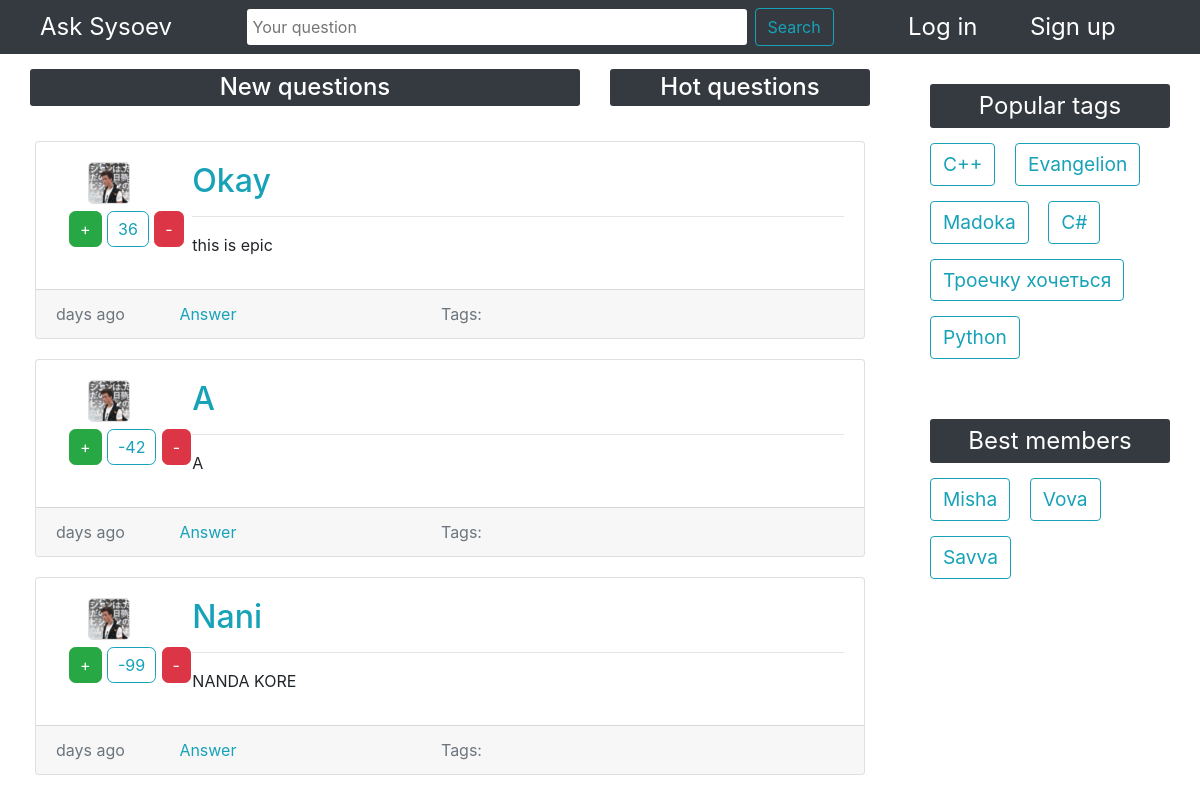
The page /question/ on the database its author committed.
### questions/models.py (models this page shows)
class Question(models.Model):
    objects = ModelManagerQuestion()
    title = models.CharField(max_length=20)
    description = models.TextField(max_length=600)
    author = models.ForeignKey(to="Profile", on_delete=models.SET_NULL, null=True)
    tags = models.ManyToManyField('Tag', blank=True)
    votes = GenericRelation(to="LikeDislike", related_query_name='questions')
    datetime = models.DateTimeField(default=datetime.now)

class Profile(AbstractUser):
    nickname = models.CharField(max_length=20, unique=True)
    avatar_path = models.FileField(upload_to="uploads/%Y/%m/%d/")

### questions/views.py (the view)
# urls.py: path('', views.MainPage.as_view(), name='main_page'),
class MainPage(View):
    template_name = 'index.html'
    def get(self, request):
        question_list = Question.objects.get_list()
        visible_questions = paginate(question_list, request, settings.QUEST_PER_PAGE)
        context = {'questions': visible_questions, 'popular_tags': popular_tags,
                   'best_members': best_members, 'user': request.user, 'mode': 'new'}
        return render(request, self.template_name, context)

### questions/managers.py (called while the page is built)
    def get_list(self):
        return self.annotate(answer_count=Count('answers')).order_by()[::-1]

    def sum_rating(self):
        return self.get_queryset().aggregate(Sum('vote')).get('vote__sum') or 0

### questions/views.py (called while the page is built)
def paginate(objects, request, amount):
    paginator = Paginator(objects, amount)
    page = request.GET.get('page')
    return paginator.get_page(page)

### questions/templates/index.html (shortened to what this page needs)
{% extends "post_list.html" %}
{% block posts_top %}
    <div class="container-fluid">
        <div class="row">
            <div class="col-md-8">
                <h2 class="sidebar-header">
                    {% if mode == "new" %}
                        New questions
                    {% else %}
                        Hot questions
                    {% endif %}
                </h2>
            </div>
            <div class="col-md-4">
                {% if mode == "new" %}
                    <a href="{% url 'hot_page' %}"><h2 class="sidebar-header">Hot questions</h2></a>
                {% else %}
                    <a href="{% url 'main_page' %}"><h2 class="sidebar-header">New questions</h2></a>
                {% endif %}
            </div>
        </div>
    </div>
{% endblock %}

### questions/templates/post_list.html
{% extends "pagination.html" %}
{% block posts %}
    {% block posts_top %}
    {% endblock %}
    {% for post in questions %}
        {% include "show_post.html" %}
    {% endfor %}
{% endblock %}

### questions/templates/pagination.html (shortened to what this page needs)
{% extends "base_with_sidebars.html" %}
{% block content %}
    {% block posts %}
    {% endblock %}
    {% block pagination %}
            {% load bootstrap4 %}
    {% endblock %}
{% endblock %}

### questions/templates/base_with_sidebars.html (shortened to what this page needs)
{% extends "base_2col.html" %}
{% block sidebar %}
    <div class ="sidebar-block">
        <div class="sidebar-header">
            Popular tags
        </div>
        {% for tag in popular_tags %}
            <a href="{% url 'tag_page' tag_name=tag %}" style="display: inline-block">
                <div class="tag tag-outline-info">
                    {{ tag }}
                </div>
            </a>
        {% endfor %}
    </div>
    <div class="sidebar-block">
        <div class="sidebar-header">
            Best members
        </div>
        {% load static %}
        {% for member in best_members %}
             <div style="display: inline-block">
                 <div class="tag tag-outline-info">
                      {{ member }}
                 </div>
             </div>
        {% endfor %}
    </div>
{% endblock %}
{% block user %}
    {% include "user_module.html" %}
{% endblock %}

### questions/templates/base_2col.html (shortened to what this page needs)
{% extends "base.html" %}
{% block body %}
    <div class="container-fluid">
        <div class="row">
            <div class="col-lg-9">
                {% block content %}
                {% endblock %}
            </div>
            <div class="col-lg-3">
                {% block sidebar %}
                {% endblock %}
            </div>
        </div>
    </div>
{% endblock %}

### questions/templates/base.html (shortened to what this page needs)
<!doctype html>
<html lang="en">
    <head>
        {% load static %}
        <link rel="stylesheet" href="{% static "styles.css" %}">
        <link rel="stylesheet" href="{% static "css/bootstrap.min.css" %}">
    </head>
    <body>
        <nav class="navbar  bg-dark">
            <a href="{% url 'main_page' %}">
                <div class="my-navbar-text"> Ask Sysoev</div>
            </a>
            <div  class="mx-auto">
                <form class="form-inline">
                    <input class="mr-sm-2 input-form input-form-sizing" type="search" placeholder="Your question" aria-label="Search">
                    <button class="btn btn-outline-info my-2 my-sm-0" type="submit">Search</button>
                </form>
            </div>
            {% block user %}
            {% endblock %}
        </nav>
        <div style="width: 100%">
            {% block body %}
            {% endblock %}
        </div>
    </body>
</html>

### questions/templates/user_module.html
{% load static %}
<div class="avatar-group">
    {% if user.is_authenticated and user.is_active %}
        {% with user as user %}
            <a href="{% url 'settings_page' %}"><div class="my-navbar-text"><img class="smaller-user-pic" src="{% static "35.png" %}"> {{ user.nickname }}</div></a>
        {% endwith %}
    {% else %}
        {% with user as user %}
            <a href="{% url 'login' %}"> <div class="my-navbar-text"> Log in </div> </a>
            <a href="{% url 'signup_page' %}"> <div class="my-navbar-text"> Sign up </div> </a>
        {% endwith %}
    {% endif %}
</div>

### questions/templates/show_post.html (shortened to what this page needs)
{% extends "show_answer.html" %}
{% block post_title %}
    <h5 class="card-title">
        <a href="{%  url 'quest_page' question_id=post.id %}" style="color: #17a2b8;"> <h2>{{ post.title }}</h2> </a>
    </h5>
    <hr>
{% endblock %}
{% block bottom %}
    <a href="{%  url 'quest_page' question_id=post.id %}" style="color: #17a2b8; margin-left: 50px;">Answer</a>
    <div class="post-tags ">
        Tags:
    </div>
{% endblock %}

### questions/templates/show_answer.html
<div class="card card-margin">
    <div class="card-body row">
        <div class="col-md-2">
            {% block picture %}
                <img src="{{ post.author.avatar_path.url }}" class="post-avatar mx-auto d-block">
            {% endblock %}
            <div class="tag mx-auto d-block">
                <div class="inline-block tag-no-margin btn-success">+</div>
                <div class="inline-block tag-no-margin tag-outline-info "> {{ post.votes.sum_rating  }}</div>
                <div class="inline-block tag-no-margin btn-danger">-</div>
            </div>
        </div>
        <div class="col-md-10">
            {% block post_title %}
            {% endblock %}
            <p class="card-text">
                {{ post.description }}
            </p>
        </div>
    </div>
    <div class="card-footer text-muted">
        {{ post.time }} days ago
        {% block bottom %}
        {% endblock %}
    </div>
</div>

### questions/static/styles.css (style rules this page uses)
.my-navbar-text { color: white; margin: 0 1.5rem; font-size: x-large; display: inline-block; height: 100%; text-align: center; }
.tag-no-margin { font-size: medium; display: inline-block; font-weight: 400; text-align: center; white-space: nowrap; vertical-align: middle; -webkit-user-select: none; -moz-user-select: none; -ms-user-select: none; user-select: none; border: 1px solid transparent; padding: 5px 10px; line-height: 1.5; border-radius: 0.4rem; transition: color 0.15s ease-in-out, background-color 0.15s ease-in-out, border-color 0.15s ease-in-out, box-shadow 0.15s ease-in-out; }
.tag { margin-bottom: 15px; margin-right: 15px; font-size: larger; display: inline-block; font-weight: 400; text-align: center; white-space: nowrap; vertical-align: middle; -webkit-user-select: none; -moz-user-select: none; -ms-user-select: none; user-select: none; border: 1px solid transparent; padding: 0.375rem 0.75rem; line-height: 1.5; border-radius: 0.25rem; transition: color 0.15s ease-in-out, background-color 0.15s ease-in-out, border-color 0.15s ease-in-out, box-shadow 0.15s ease-in-out; }
@media (min-width: 900px) { .post-tags { display: inline-block; margin-left: 200px; } }
.tag-outline-info { color: #17a2b8; background-color: transparent; background-image: none; border-color: #17a2b8; }
@media (min-width: 1092px) { .input-form-sizing { width: 500px; } }
.input-form { display: inline-block; border-radius: 3px; border: none; padding: 6px; }
.sidebar-header { margin-top: 15px; margin-bottom: 15px; padding: 4px 0; font-size: x-large; border: none; border-radius: 3px; text-align: center; color: #FFFFFF; background: #343a40; }
.sidebar-block { padding: 15px; align-content: center; margin-top: 0; }
.avatar-group { display: inline-block; width: 300px; align-content: center; }
.card-margin { margin: 20px 20px; }
.post-avatar { max-width: 80px; max-height: 80px; border: 1px solid rgba(0, 0, 0, 0.125); border-radius: 0.3rem; }

### rows shown on the page
Question: author.avatar_path (picture), votes.sum_rating "36", title "Okay", description "this is epic"
Question: author.avatar_path (picture), votes.sum_rating "-42", title "A", description "A"
Question: author.avatar_path (picture), votes.sum_rating "-99", title "Nani", description "NANDA KORE"

### other values the page prints
{{ tag }} "C++" "Evangelion" "Madoka" "C#" "Троечку хочеться" "Python"
{{ member }} "Misha" "Vova" "Savva"
